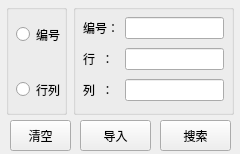
<?xml version="1.0" encoding="UTF-8"?>
<ui version="4.0">
 <class>SearchUnit</class>
 <widget class="QWidget" name="SearchUnit">
  <property name="geometry">
   <rect>
    <x>0</x>
    <y>0</y>
    <width>240</width>
    <height>154</height>
   </rect>
  </property>
  <property name="minimumSize">
   <size>
    <width>240</width>
    <height>154</height>
   </size>
  </property>
  <property name="maximumSize">
   <size>
    <width>240</width>
    <height>154</height>
   </size>
  </property>
  <property name="windowTitle">
   <string>搜索</string>
  </property>
  <widget class="QGroupBox" name="groupBox">
   <property name="geometry">
    <rect>
     <x>6</x>
     <y>4</y>
     <width>61</width>
     <height>111</height>
    </rect>
   </property>
   <property name="title">
    <string/>
   </property>
   <widget class="QRadioButton" name="radioButton_id">
    <property name="geometry">
     <rect>
      <x>10</x>
      <y>20</y>
      <width>61</width>
      <height>21</height>
     </rect>
    </property>
    <property name="text">
     <string>编号</string>
    </property>
   </widget>
   <widget class="QRadioButton" name="radioButton_rowcol">
    <property name="geometry">
     <rect>
      <x>10</x>
      <y>70</y>
      <width>51</width>
      <height>31</height>
     </rect>
    </property>
    <property name="text">
     <string>行列</string>
    </property>
   </widget>
  </widget>
  <widget class="QGroupBox" name="groupBox_2">
   <property name="geometry">
    <rect>
     <x>73</x>
     <y>4</y>
     <width>161</width>
     <height>111</height>
    </rect>
   </property>
   <property name="title">
    <string/>
   </property>
   <widget class="QWidget" name="layoutWidget">
    <property name="geometry">
     <rect>
      <x>10</x>
      <y>10</y>
      <width>141</width>
      <height>91</height>
     </rect>
    </property>
    <layout class="QGridLayout" name="gridLayout">
     <item row="0" column="0">
      <widget class="QLabel" name="label">
       <property name="text">
        <string>编号：</string>
       </property>
      </widget>
     </item>
     <item row="0" column="1">
      <widget class="QLineEdit" name="lineEdit_id"/>
     </item>
     <item row="1" column="0">
      <widget class="QLabel" name="label_2">
       <property name="text">
        <string>行  ：</string>
       </property>
      </widget>
     </item>
     <item row="1" column="1">
      <widget class="QLineEdit" name="lineEdit_row"/>
     </item>
     <item row="2" column="0">
      <widget class="QLabel" name="label_3">
       <property name="text">
        <string>列  ：</string>
       </property>
      </widget>
     </item>
     <item row="2" column="1">
      <widget class="QLineEdit" name="lineEdit_col"/>
     </item>
    </layout>
   </widget>
  </widget>
  <widget class="QPushButton" name="pushButton">
   <property name="geometry">
    <rect>
     <x>160</x>
     <y>120</y>
     <width>71</width>
     <height>31</height>
    </rect>
   </property>
   <property name="text">
    <string>搜索</string>
   </property>
  </widget>
  <widget class="QPushButton" name="pushButton_clear">
   <property name="geometry">
    <rect>
     <x>10</x>
     <y>120</y>
     <width>61</width>
     <height>31</height>
    </rect>
   </property>
   <property name="text">
    <string>清空</string>
   </property>
  </widget>
  <widget class="QPushButton" name="pushButton_2">
   <property name="geometry">
    <rect>
     <x>80</x>
     <y>120</y>
     <width>71</width>
     <height>31</height>
    </rect>
   </property>
   <property name="text">
    <string>导入</string>
   </property>
  </widget>
 </widget>
 <resources/>
 <connections/>
</ui>
